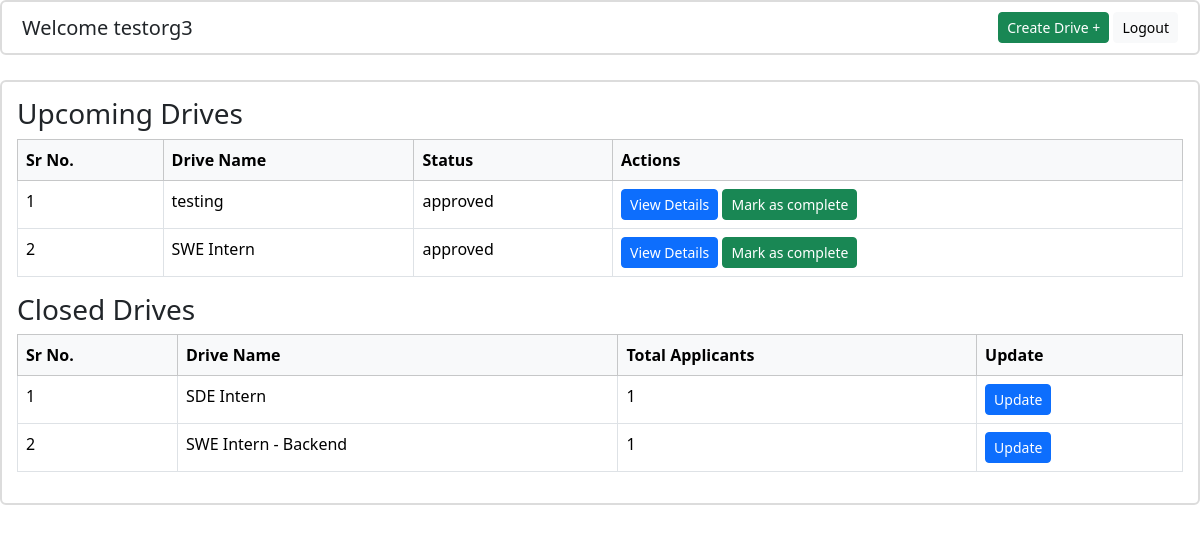
/company/dashboard (signed in), run on the app's committed database.
### placementportalcode/models.py (models this page shows)
class Company(db.Model):
    __tablename__ = "company"
    company_id=db.Column(db.Integer,primary_key=True)
    company_name=db.Column(db.String(100),nullable=False)
    hr_contact=db.Column(db.String(100),nullable=False)
    company_website=db.Column(db.String(100),nullable=False)
    approval_status=db.Column(db.String(20),
                              default=CompanyEnumStatus.PENDING.value,
                              nullable=False
                              )
    user_id = db.Column(
        db.Integer,
        db.ForeignKey("user.id"),
        nullable=False,
        unique=True   # ensures one-to-one
    )
    drives=db.relationship(
        "PlacementDrive",
        back_populates='company',
        cascade="all, delete-orphan"
    )
    user = db.relationship("User", back_populates="company")

class PlacementDrive(db.Model):
    __tablename__ = "placement_drive"
    drive_id=db.Column(db.Integer,primary_key=True)
    drive_name = db.Column(db.String(100), nullable=False)
    company_id=db.Column(
        db.Integer,
        db.ForeignKey("company.company_id"),
        nullable=False,
    )
    job_title=db.Column(db.String(100),nullable=False)
    job_desc=db.Column(db.String(1000),nullable=False)
    eligibility_criteria=db.Column(db.String(500),nullable=False)
    status=db.Column(db.String(20)
                     ,default=DriveApprovalStatusEnum.PENDING.value
                     ,nullable=False)
    application_deadline=db.Column(db.DateTime,nullable=False)
    ctc = db.Column(
        db.String(50),
        nullable=False,
        default="Not Disclosed"
    )
    company=db.relationship(
        "Company",
        back_populates="drives"
    )
    applications=db.relationship(
        "Application",
        back_populates="drive",
        cascade="all, delete-orphan"
    )

### placementportalcode/company/routes.py (the view)
@company_bp.route("/dashboard",methods=[HTTPMethod.GET] )
def dashboard():
    user_id=session.get("user_id")
    if not user_id:
        return redirect(url_for("auth.login"))
    user=User.query.get(user_id)
    if not user or user.role!=RoleEnum.COMPANY  .value:
        return redirect(url_for("auth.login"))
    current_company=user.company
    now=datetime.now()
    upcoming_drives=PlacementDrive.query.filter(
        PlacementDrive.company_id==current_company.company_id,
        PlacementDrive.application_deadline >=now,
        PlacementDrive.status!=DriveApprovalStatusEnum.CLOSED.value
    ).order_by(PlacementDrive.application_deadline.asc()).all()\
    closed_drives=PlacementDrive.query.filter(
        PlacementDrive.company_id==current_company.company_id,
        or_(
            PlacementDrive.application_deadline < now,
            PlacementDrive.status==DriveApprovalStatusEnum.CLOSED.value
        )
    ).order_by(PlacementDrive.application_deadline.asc()).all()
    return render_template("company/dashboard.html",upcoming_drives=upcoming_drives, closed_drives=closed_drives,current_company=current_company)

### placementportalcode/templates/company/dashboard.html (shortened to what this page needs)
{% from "components/comman_table.html" import render_table %}
{% from "components/button.html" import action_button %}
{% from "components/post_button.html" import action_post_button %}
{% from "components/list_row.html" import list_row %}
{% extends 'base.html'%}
{% from "components/modal.html" import render_modal %}
{% block extra_css %}
<link rel="stylesheet" href="{{ url_for('static', filename='css/admin.css') }}">
{%endblock%}
{% block content%}
<div class="header-bar d-flex justify-content-between align-items-center">
    <h5 class="mb-0">Welcome {{current_company.company_name}}</h5>
    <div>
        {% if current_company.approval_status=='pending' %}
        {{action_button("#","ADMIN APPROVAL PENDING","danger")}}
        {%elif current_company.approval_status=='blacklisted'%}
        {{action_button("#","COMPANY PROFILE BLACKLISTED","danger")}}
        {%else%}
        {{action_button("#","Create Drive +","success",toggle="modal",target="#createNewDrive")}}
        {%endif%}
        {{action_button(url_for("auth.logout"),"Logout","light")}}
    </div>
</div>
<section class="section-box">
    {% call render_table( ["Sr No.", "Drive Name","Status", "Actions"],"Upcoming Drives") %}
    {% for drive in upcoming_drives %}
    <tr>
        <td>{{ loop.index }}</td>
        <td>{{ drive.job_title }}</td>
        <td>{{drive.status}}</td>
        <td>
            {% if current_company.approval_status == 'approved' %}
            {{ action_button(
            "#",
            "View Details",
            "primary",
            toggle="modal",
            target="#driveApplications" ~ drive.drive_id
            ) }}
            {{ action_post_button(
            url_for("company.close_drive", id=drive.drive_id),
            "Mark as complete",
            "success",
            name='drive_id',
            value=drive.drive_id
            ) }}
            {% endif %}
        </td>
    </tr>
    {% endfor %}
    {% endcall %}
    {% call render_table(["Sr No.", "Drive Name", "Total Applicants",'Update'],"Closed Drives") %}
    {% for drive in closed_drives %}
    <tr>
        <td>{{ loop.index }}</td>
        <td>{{ drive.job_title }}</td>
        <td>
            {{drive.applications|length}}
        </td>
        <td> {{ action_button(
            "#",
            "Update",
            "primary",
            toggle="modal",
            target="#updateDrive" ~ drive.drive_id
            ) }}</td>
    </tr>
    {% endfor %}
    {% endcall %}
</section>
{%endblock%}

### placementportalcode/templates/components/button.html
{% macro action_button(url, text, color="primary",toggle=None,target=None,disabled=False) %}
<a href="{{ url }}"
   class="btn btn-sm custom-btn btn-{{ color }} {% if disabled %}disabled{% endif %}"
   {% if toggle %} data-bs-toggle="{{ toggle }}" {% endif %}
   {% if target %} data-bs-target="{{ target }}" {% endif %}>
    {{ text }}
</a>
{% endmacro %}

### placementportalcode/templates/components/post_button.html
{% macro action_post_button(url, text, color="primary", name=None, value=None) %}
<form method="POST" action="{{ url }}" class="d-inline">
    <button type="submit"
            class="btn btn-sm btn-{{ color }}"
            {% if name %} name="{{ name }}" {% endif %}
            {% if value %} value="{{ value }}" {% endif %}>
        {{ text }}
    </button>
</form>
{% endmacro %}

### placementportalcode/static/css/admin.css (style rules this page uses)
.section-box { background: #ffffff; border: 2px solid #dcdcdc; border-radius: 6px; padding: 15px; margin-bottom: 25px; }
.header-bar { background: #ffffff; border: 2px solid #dcdcdc; padding: 10px 20px; border-radius: 6px; margin-bottom: 25px; }

### data on the page
Company: company_name "testorg3"
PlacementDrive: job_title "testing", status "approved", text "View Details", {{ value }} 2 (drawn), text "Mark as complete"
PlacementDrive: job_title "SWE Intern", status "approved", text "View Details", {{ value }} 1 (drawn), text "Mark as complete"
PlacementDrive: job_title "SDE Intern", applications|length "1", text "Update"
PlacementDrive: job_title "SWE Intern - Backend", applications|length "1", text "Update"

### other printed values
{{ text }} "Create Drive + Logout"
{{ title }} "Upcoming Drives Closed Drives"
{{ header }} "Sr No." "Drive Name" "Status" "Actions" "Sr No." "Drive Name" "Total Applicants" "Update"
